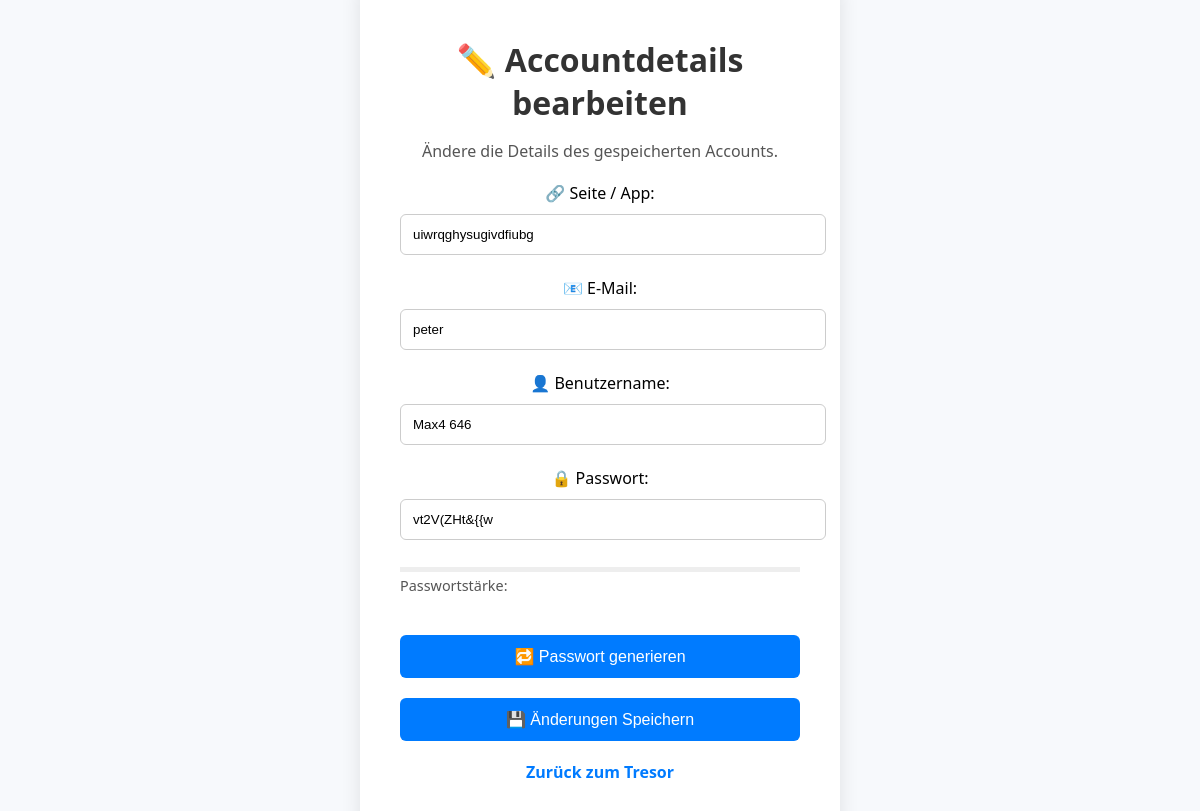
/edit_account_details/2 (signed in), run on the app's committed database.
### app.py (models this page shows)
class Account(db.Model):
    id = db.Column(db.Integer, primary_key=True)
    site = db.Column(db.String(150), nullable=False)
    username = db.Column(db.String(150), nullable=False)
    password = db.Column(db.String(150), nullable=False)
    user_id = db.Column(db.Integer, db.ForeignKey('user.id'), nullable=False)
    user = db.relationship('User', backref=db.backref('passwords', lazy=True))
    email = db.Column(db.String(120), nullable=False)

### app.py (the view, shortened to what this page needs)
@app.route('/edit_account_details/<int:id>', methods=['GET', 'POST'])
def edit_account_details(id):
    if 'user_id' not in session:
        return redirect(url_for('login'))
    account_to_edit = Account.query.get_or_404(id)
    if account_to_edit.user_id != session['user_id']:
        return redirect(url_for('vault'))
    return render_template('edit_account_details.html', site=account_to_edit.site, username=account_to_edit.username, password=account_to_edit.password, email=account_to_edit.email)

### templates/edit_account_details.html (shortened to what this page needs)
<!DOCTYPE html>
<html lang="de">
<head>
    <link rel="stylesheet" href="{{ url_for('static', filename='css/style.css') }}">
</head>
<body>
    <div class="container">
        <h1>✏️ Accountdetails bearbeiten</h1>
        <p>Ändere die Details des gespeicherten Accounts.</p>
        <form method="post">
            <label for="site">🔗 Seite / App:</label><br>
            <input type="text" id="site" name="site" value="{{site}}" required><br><br>
            <label for="site">📧 E-Mail:</label><br>
            <input type="text" id="email" name="email" value="{{email}}" required><br><br>
            <label for="username">👤 Benutzername:</label><br>
            <input type="text" id="username" name="username" value="{{username}}" required><br><br>
            <label for="password">🔒 Passwort:</label><br>
            <input type="text" id="password" name="password" value="{{password}}" required oninput="checkStrength(this.value)"><br><br>
                        <div id="strengthBar" style="height: 5px; width: 100%; background-color: #eee; margin-top: 5px;">
            </div>
            <p id="strengthText" style="font-size: 0.9em; text-align: left; margin-top: 4px;">Passwortstärke: </p>
            <button type="button" onclick="generatePassword()">🔁 Passwort generieren</button>
            <button type="submit">💾 Änderungen Speichern</button>
        </form>
        <a href="{{ url_for('vault') }}" class="login-link">Zurück zum Tresor</a>
    </div>
</body>
</html>

### static/css/style.css (style rules this page uses)
body { font-family: 'Segoe UI', sans-serif; background-color: #f7f9fc; margin: 0; padding: 0; display: flex; height: 100vh; align-items: center; justify-content: center; }
.container { text-align: center; background-color: white; padding: 40px; border-radius: 12px; box-shadow: 0 8px 20px rgba(0, 0, 0, 0.1); width: 100%; max-width: 400px; }
h1 { margin-bottom: 15px; color: #333; }
p { margin-bottom: 25px; color: #555; }
input { width: 100%; padding: 12px; margin-top: 10px; border: 1px solid #ccc; border-radius: 6px; }
button { margin-top: 20px; width: 100%; padding: 12px; background-color: #007bff; color: white; border: none; border-radius: 6px; font-size: 16px; cursor: pointer; transition: background-color 0.3s ease; }
.login-link { display: block; margin-top: 20px; text-align: center; color: #007bff; text-decoration: none; font-weight: bold; }
p { text-align: center; margin-bottom: 20px; }
a { color: #4a90e2; text-decoration: none; font-weight: 500; }

### data on the page
Account: site "uiwrqghysugivdfiubg", email "peter", username "Max4 646", password "vt2V(ZHt&{{w"
